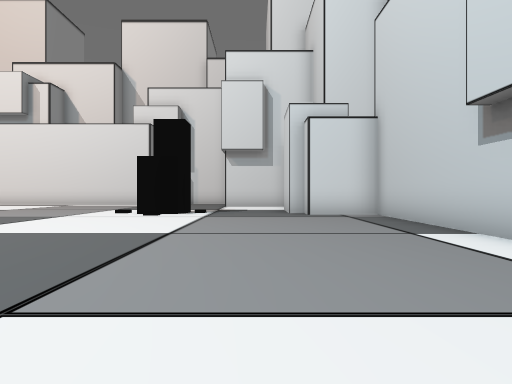
View 1 (above)

24 first-person views from a walk through a Unity game level. The camera is 1.2 m above the floor, looks level and sees 70° across. The floor is counted in squares, 2 m on a side. Each view is taken from the middle of a square. On the plan, view 1 faces up. The plan holds only what a view shows up to about 10 squares ahead; the rest is blank. The place goes on beyond the plan.

View 2
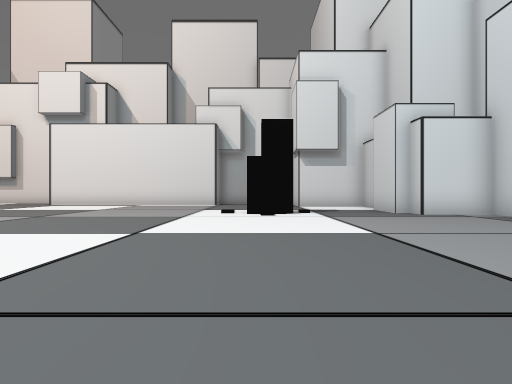

View 3
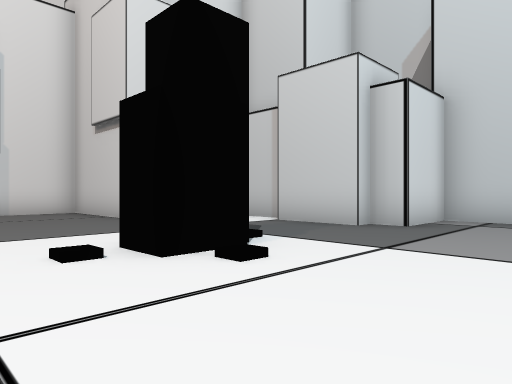

View 4
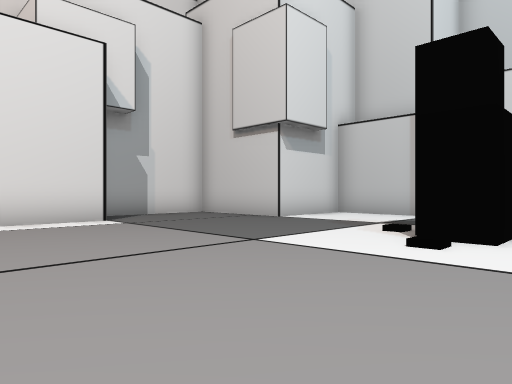

View 5
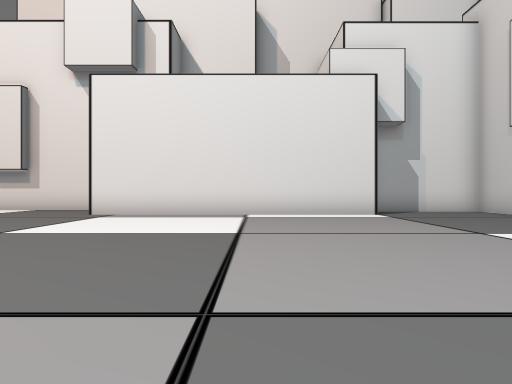

View 6
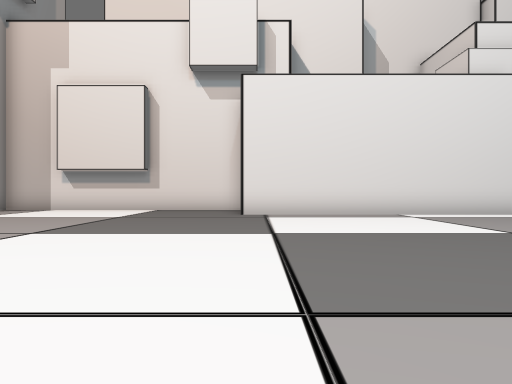

View 7
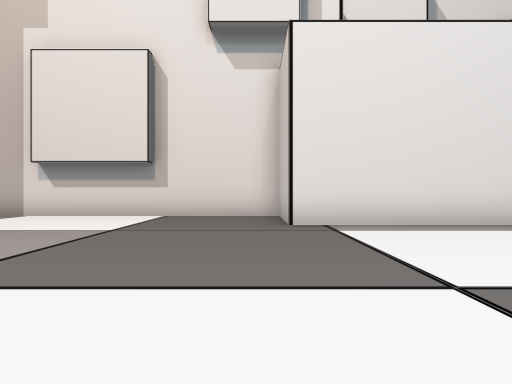

View 8
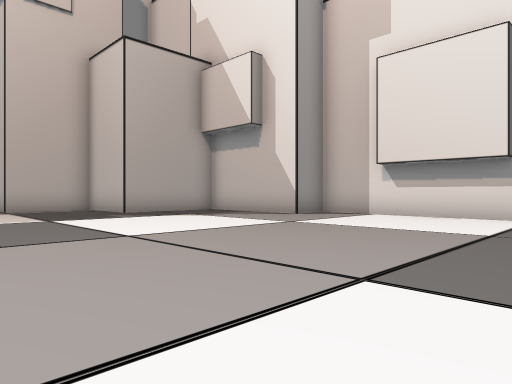

View 9
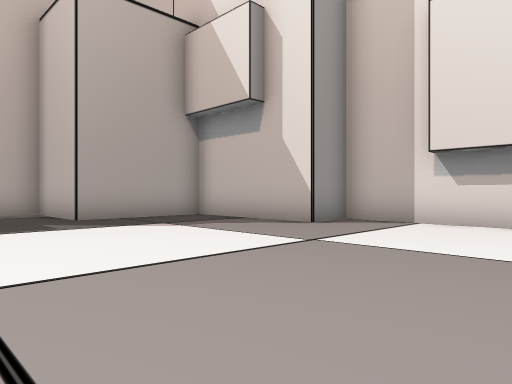

View 10
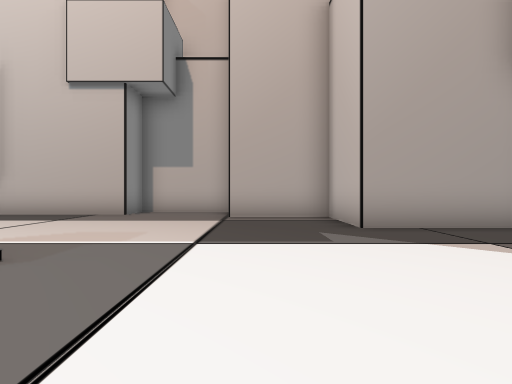

View 11
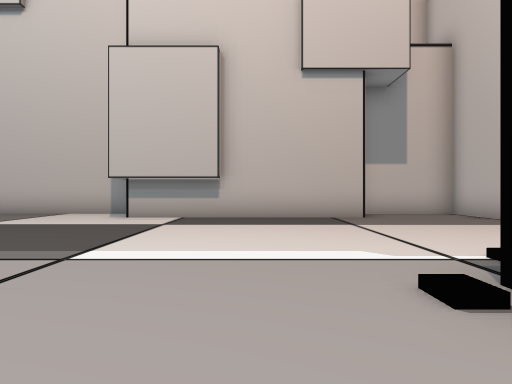

View 12
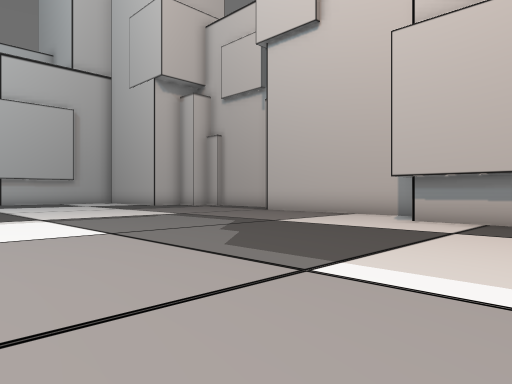

View 13
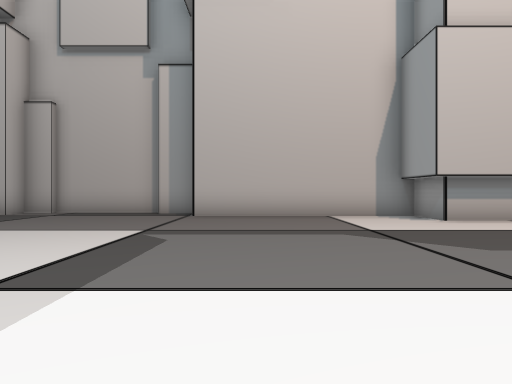

View 14
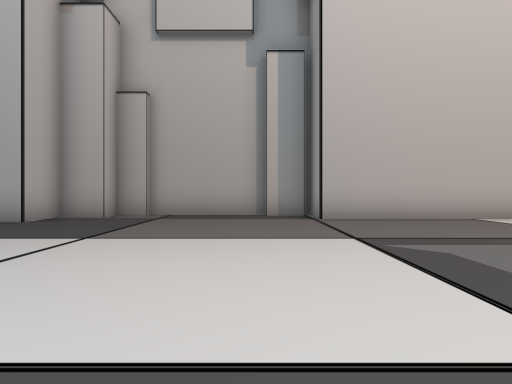

View 15
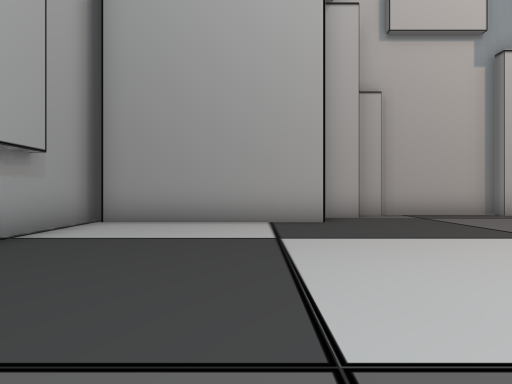

View 16
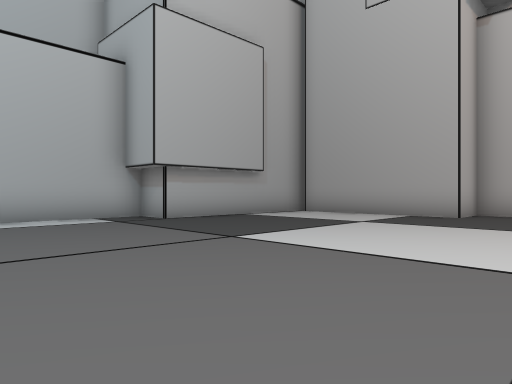

View 17
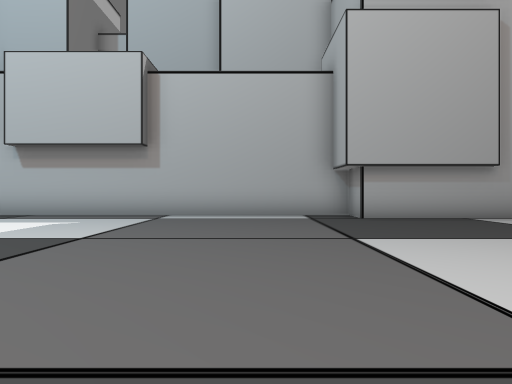

View 18
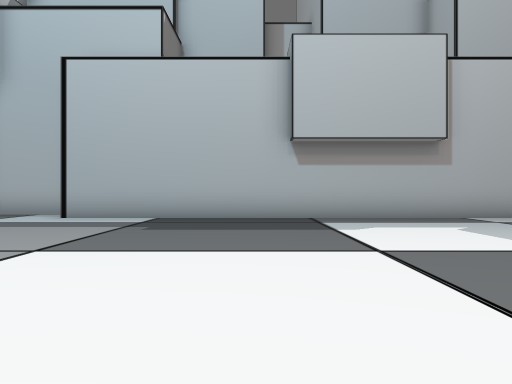

View 19
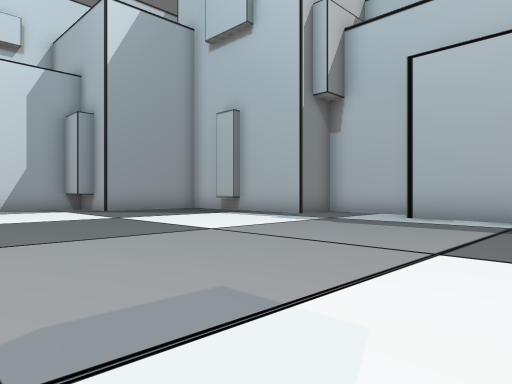

View 20
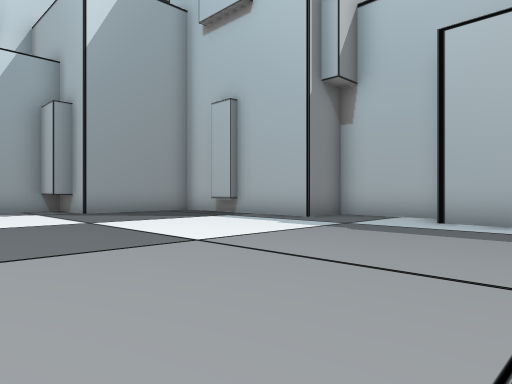

View 21
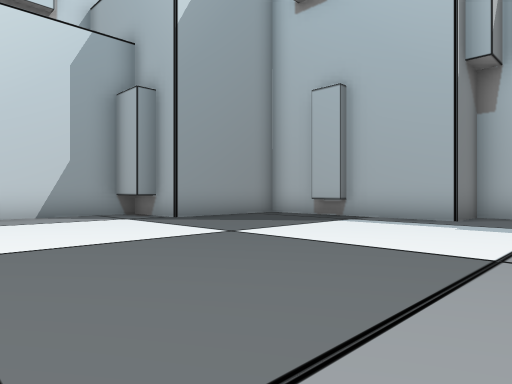

View 22
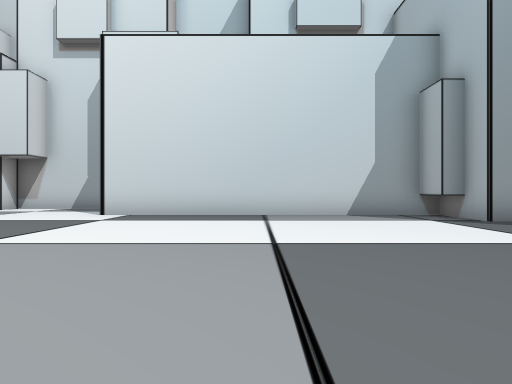

View 23
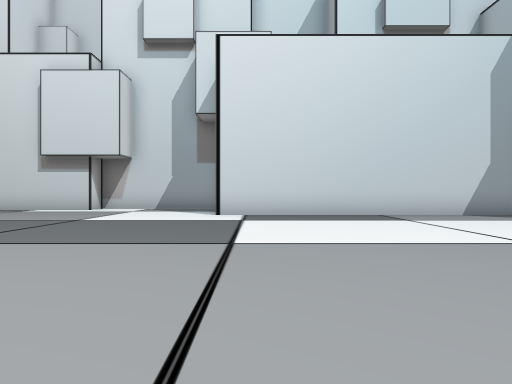

View 24
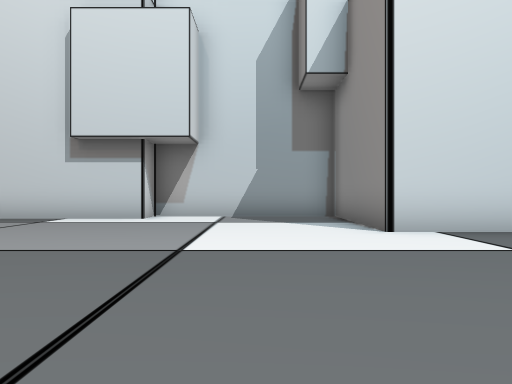

### Floor plan
Points are (right, up) in squares from view 1. A wall is a line through its corners. A room is listed if a view was taken in it or the views show most of it. See-through windows are left out.
Room 1 (views 1, 2, 3, 4, 5, 6, 7, 8, 9, 10, 11, 12, 13, 14, 15, 16, 17, 18, 19, 20, 21, 22, 23, 24)
walls: (-27.6, 9.6) (-27.6, 3.9) (-29.1, 3.9) (-29.1, -1.6) (-30.3, -1.6) (-30.3, -2.7) (-30.6, -2.7) (-30.6, -5.9); (-27, 12.4) (-29.1, 12.4) (-29.1, 10); (-4.8, 16.6) (-12.4, 16.6) (-12.4, 19.2) (-20.3, 19.2) (-20.3, 17.9) (-24.1, 17.9) (-24.1, 14.8) (-26.7, 14.8) (-26.7, 12.2); (-9.1, -14.6) (-6.6, -14.6) (-6.6, -13.2) (-3, -13.2); (-0.7, -9.9) (-0.7, -9.3) (0.5, -9.3); (-4.1, -12.9) (-3.1, -12.9); (-30.3, -5.8) (-30.3, -6.6) (-29.6, -6.6) (-29.6, -7.6) (-28.3, -7.6) (-28.3, -12.1); (-1.5, -11.8) (-1.5, -9.8) (0.5, -9.8) (0.5, -1) (4, -1) (4, 3.5) (3.2, 3.5) (3.2, 9.6) (1.4, 9.6) (1.4, 10.3) (0.9, 10.3) (0.9, 12.4); (1.4, 12.6) (1.4, 13.9); (0.2, 14.9) (-1.3, 14.9) (-1.3, 17.4); (-1.9, 17.9) (-4.2, 17.9); (-28.9, -12.3) (-23.4, -12.3) (-23.4, -13.4) (-9.4, -13.4)
objects: other object (-3, 10)

Where each view was taken, in squares from view 1:
view 1: 0 up, 0 right, facing up
view 2: 0 up, 3 left, facing up
view 3: 7 up, 5 left, facing up-right
view 4: 9 up, 8 left, facing up-right
view 5: 7 up, 8 left, facing up
view 6: 7 up, 12 left, facing up
view 7: 10 up, 13 left, facing up
view 8: 10 up, 14 left, facing up-left
view 9: 12 up, 16 left, facing up-left
view 10: 13 up, 18 left, facing left
view 11: 7 up, 19 left, facing left
view 12: 7 up, 20 left, facing down-left
view 13: 0 up, 20 left, facing left
view 14: 3 down, 21 left, facing left
view 15: 9 down, 21 left, facing left
view 16: 5 down, 19 left, facing down-left
view 17: 4 down, 21 left, facing down
view 18: 5 down, 14 left, facing down
view 19: 5 down, 13 left, facing down-right
view 20: 6 down, 12 left, facing down-right
view 21: 5 down, 9 left, facing down-right
view 22: 5 down, 9 left, facing right
view 23: 2 down, 9 left, facing right
view 24: 1 up, 5 left, facing right
